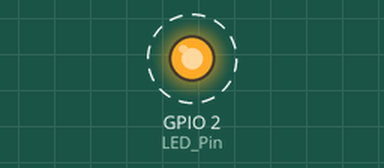
The sketch below on a simulated ESP8266 (NodeMCU). On the bench: output pins drawn as LEDs (lit = HIGH). Dashed ring = blinking. WiFi joins after 1.5 s; servers stay silent unless stated; what the sketch prints to the serial monitor is not drawn.

Above: at 2.1 s.
Timing chart, 0 to 5.4 s (numbered marks = the images above):
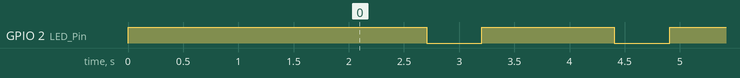

The sketch:

Client.ino
```cpp
/*
 * Control a LED from Web Browser using NodeMCU
 * In this sketch we will use the builtin LED of Lolin NodeMCU v3
 * The builtin LED of Lolin NodeMCU is attached to D4 with is mapped to GPIO2
 * Another thing to be noted is that the LED is active low
 * In other word if input to pin 2 is '0' then LED will turn 'ON' and if input to pin 2 is '1' then LED will turn OFF
 * NOTE: This is the only LED in Lolin NodeMCU and thus it differ from otherdevkits which have LED in GPIO16
 * We will use Transmission Control Protocol as a channel between server and client (transport) and WiFi as Network
 * Here our NodeMCU will act as a server and we can connect using any device (client) which is connected with the same WiFi network using web browser
 */

#include <SPI.h> // serial peripheral interface
#include <ESP8266WiFi.h>

const char * ssid = "thanks"; // service set identifier i.e. name of the WiFi network
const char * password = "@#12345#@"; // Password for the same network

/* We will use port number 80
 * NOTE: Port range is from 0 to 65535 and port 80 is used for HTTP
 * On a Hypertext Transfer Protocol, port 80 is the port that the server is listening to or it expects to receive data from Web client through this port by default
 * Though we can configure it to listen through other ports too
*/
//WiFiServer server(80);

IPAddress server(192,168,43,94);

WiFiClient client; // Initialize the client library

int LED_Pin = 2; // Inbuilt LED of NodeMCU is mapped to GPIO2

void setup() {
  Serial.begin(115200); //Sets the data rate in bits per second (baud) for serial data transmission to 115200

  WiFi.begin(ssid, password); // Connect to WiFi

  pinMode(LED_Pin, OUTPUT); // Set the pin mode
  digitalWrite(LED_Pin, HIGH); // Sets the digital pin 2 off

  Serial.print("Trying to connect. Please wait ");

  // Attempting to connect to Wifi network, print '*' until connected
  // WiFi.status() is assigned WL_CONNECTED when connected to a WiFi network
  while (WiFi.status() != WL_CONNECTED) {
    delay(1500);
    Serial.print("*");
  }

  // Print the network in which we are connected and the URL for accessing server in Serial Monitor
  Serial.print("\nConnected to ");
  Serial.println(ssid);
  Serial.print("Local IP Address: ");
  Serial.print("http://");
  Serial.print(WiFi.localIP());
  Serial.println("/");
  Serial.println();

//  server.begin(); // Start the server and start listening for clients
}

void loop() {
  client.connect(server, 80); // Initialize client, if there is any client available then we will recieve a byte
  String request = client.readStringUntil('\r');
  digitalWrite(LED_Pin, LOW);
  delay(500);
  digitalWrite(LED_Pin, HIGH);
}
```

Measured:
- by itself, GPIO 2 (LED_Pin): alternates HIGH for 1.2 s and LOW for 0.50 s
